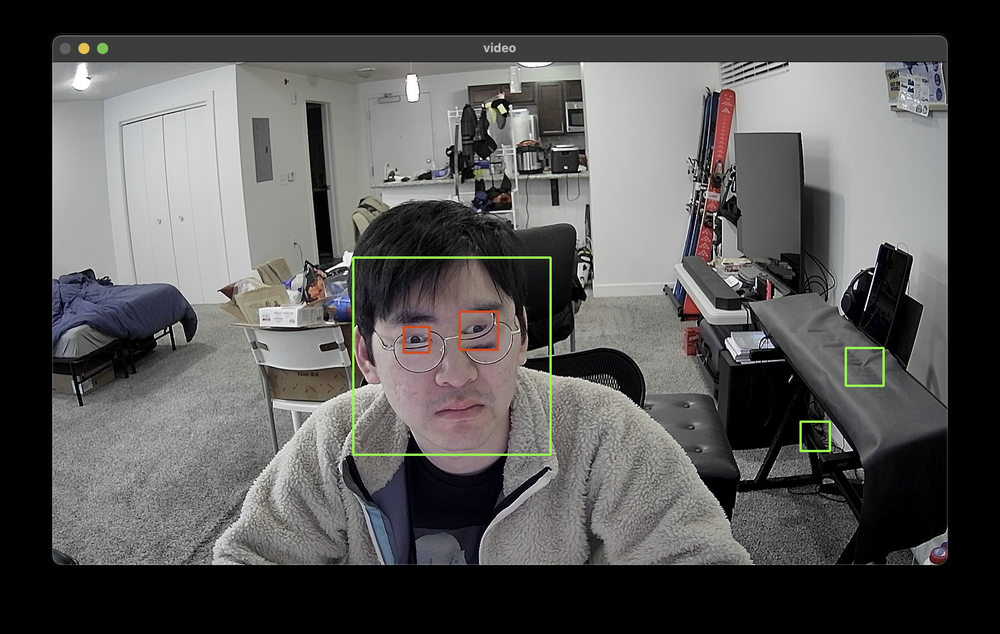
#> input picture Lab7/example.png, 1000 x 634 px, shrunk from 2144 x 1360 before the run, given in place of the camera
$ python lab7.py
#> lines starting #> are read from the running program, lines starting #| are printed output that depends on the picture; after the words box and inside, x2 and y2 are one past the last pixel; in counts of white or black regions, pixels touching at a corner belong together
# Zongyu Wu
# 11/03/2024

import cv2
import numpy as np
import matplotlib.pyplot as plt


# Rotate eye
def rotate_image(image, angle, center):
    # Ensure center is a tuple of floats
    center = (float(center[0]), float(center[1]))
    # Get the rotation matrix
    rot_matrix = cv2.getRotationMatrix2D(center, angle, 1.0)
    # Perform the rotation
    rotated_image = cv2.warpAffine(image, rot_matrix, (image.shape[1], image.shape[0]))
    return rotated_image


vid = cv2.VideoCapture(0)  # should open your webcam

# Get pre trained classifier
face_cascade = cv2.CascadeClassifier(
    cv2.data.haarcascades + "haarcascade_frontalface_default.xml"
)
eye_cascade = cv2.CascadeClassifier(cv2.data.haarcascades + "haarcascade_eye.xml")

while True:
    # Get current frame
    _, frame = vid.read()
#> frame is the input picture: shape (634, 1000, 3); mean B, G, R 83.9, 84.8, 85.4

    # Convert to gray
    gray_image = cv2.cvtColor(frame, cv2.COLOR_BGR2GRAY)
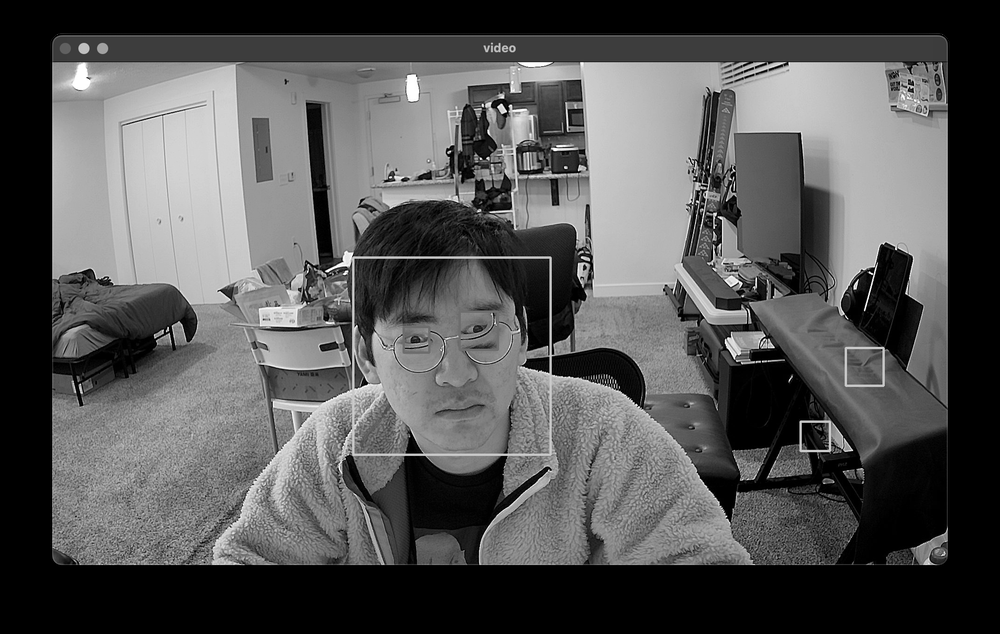
#> gray_image: shape (634, 1000); min 0, max 255, mean 84.9

    # Detect face and eye
    face = face_cascade.detectMultiScale(
        gray_image, scaleFactor=1.1, minNeighbors=4, minSize=(40, 40)
    )
#> face = [[211, 384, 61, 61], [361, 265, 188, 188]]
    eye = eye_cascade.detectMultiScale(
        gray_image, scaleFactor=1.1, minNeighbors=5, minSize=(30, 30)
    )
#> eye = [[394, 320, 40, 40]]

    # Draw bounding box
    for x, y, w, h in face:
        cv2.rectangle(frame, (x, y), (x + w, y + h), (0, 255, 0), 4)
#> this loop made 2 passes
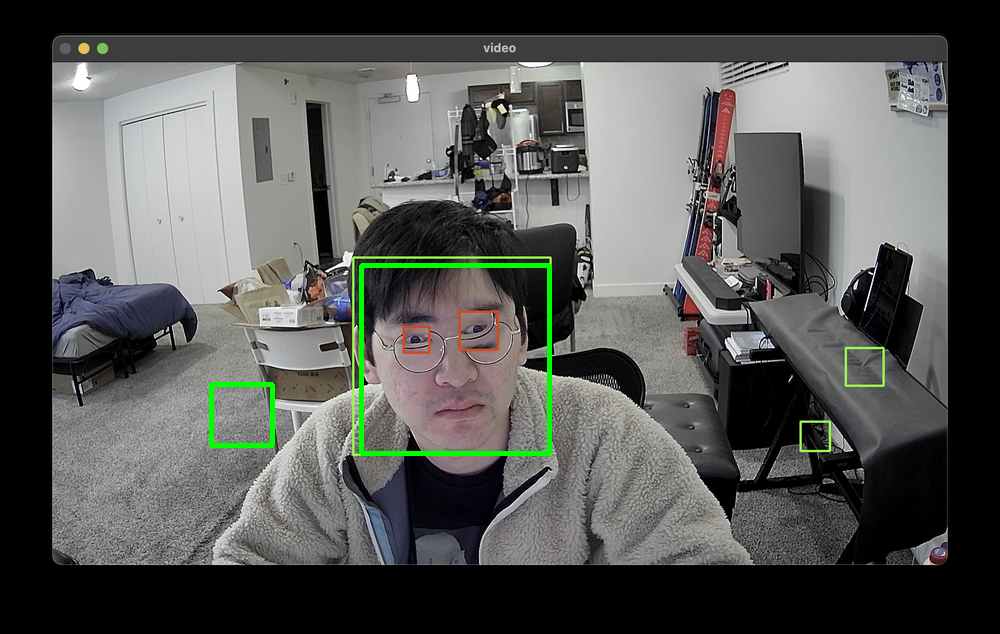
#> frame: shape (634, 1000, 3); 0.78% of pixels changed, all inside (x1, y1, x2, y2) = (209, 263, 552, 456)
    for ex, ey, ew, eh in eye:
        # Extract the eye region
        eye_roi = frame[ey : ey + eh, ex : ex + ew]

        # Rotate the eye region (for example, by 45 degrees)
        eye_center = (ew // 2, eh // 2)
        rotated_eye = rotate_image(eye_roi, 180, eye_center)

        # Replace the original eye region with the rotated one
        frame[ey : ey + eh, ex : ex + ew] = rotated_eye

        # Draw a rectangle around the rotated eye
        cv2.rectangle(frame, (ex, ey), (ex + ew, ey + eh), (0, 0, 255), 4)
#> this loop made 1 pass
#> (ex, ey, ew, eh, center in rotate_image, rot_matrix in rotate_image) on pass 1: (394, 320, 40, 40, (20, 20), [[-1, 1.22e-16, 40], [-1.22e-16, -1, 40]])
#> pass 1, `eye_roi = frame[ey : ey + eh, ex : ex + ew]`:
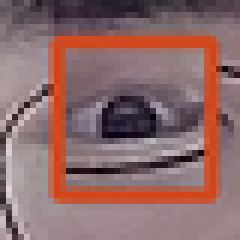
#> eye_roi: shape (40, 40, 3) (shown 6 times larger); mean B, G, R 105.5, 105.5, 140.2
#> pass 1, in rotate_image, `rotated_image = cv2.warpAffine(image, rot_matrix, (image.shape[1], ima..`:
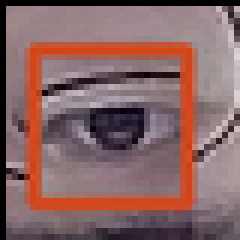
#> rotated_image: shape (40, 40, 3) (shown 6 times larger); mean B, G, R 100.9, 101.3, 135.4
#> after the loop:
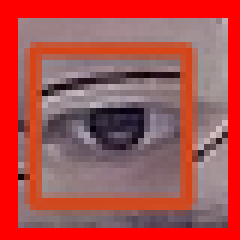
#> eye_roi: shape (40, 40, 3) (shown 6 times larger); mean B, G, R 79.1, 80.6, 171.1
#> after the loop:
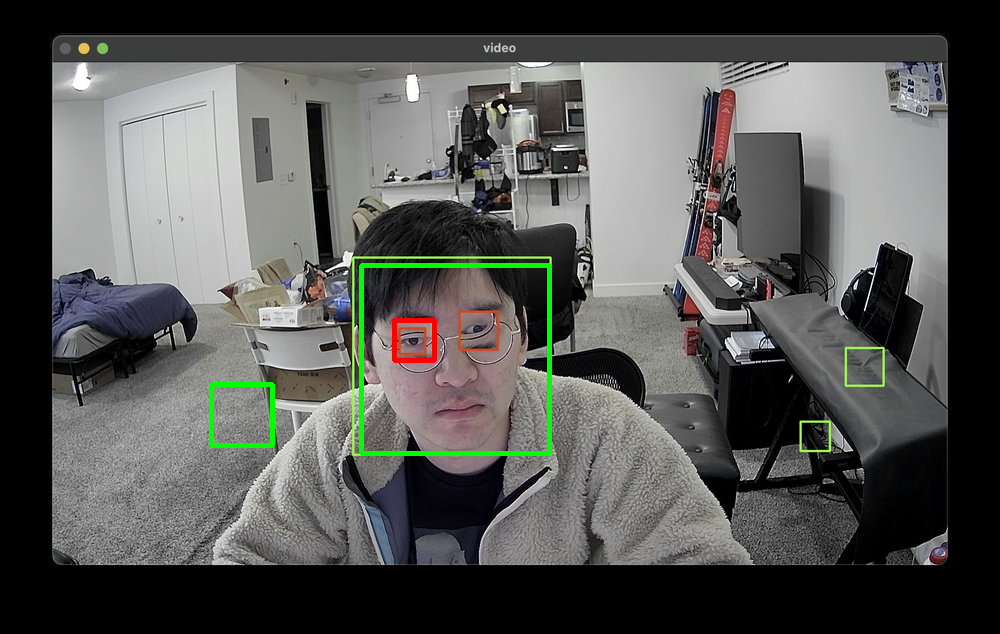
#> frame: shape (634, 1000, 3); 0.32% of pixels changed, all inside (x1, y1, x2, y2) = (392, 318, 437, 363)

    cv2.imshow("video", frame)

    if cv2.waitKey(1) & 0xFF == ord("q"):
#> (key q is pressed here)
        break

vid.release()
#> (the run stopped early here; a loop or call above may not have finished)
